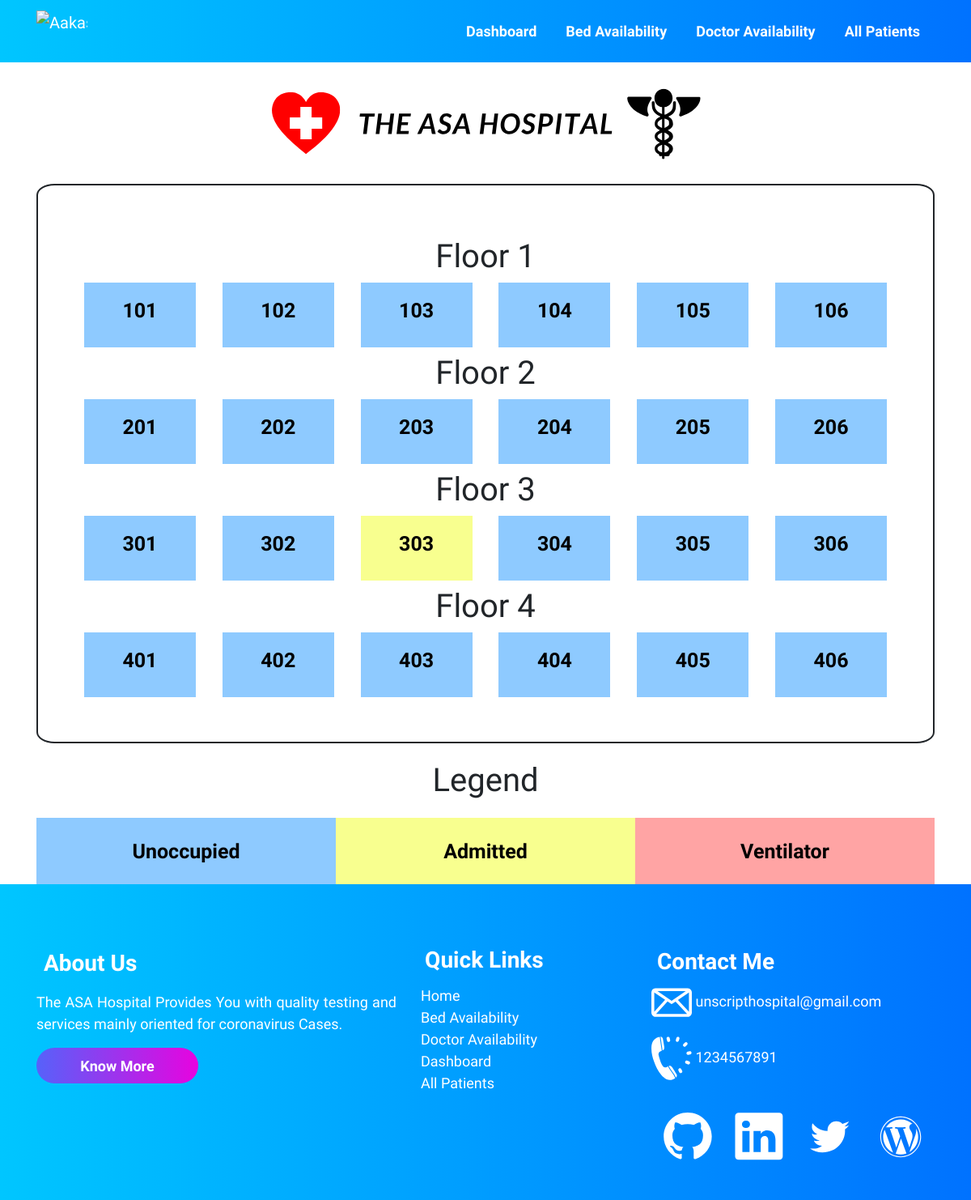
The page /bedavailability/ on the database its author committed.
### accounts/models.py (models this page shows, shortened)
class Room (models.Model):
    floor_no = models.IntegerField(default=0)
    room_no = models.CharField(default="", max_length=500)
    ventilator = models.BooleanField(default=False)
    occupied = models.BooleanField(default=False)

### accounts/views.py (the view)
# urls.py: path("bedavailability/", views.bedavailability, name='bedavailability'),
def bedavailability(request):
    all_rooms_objects = Room.objects.all().exclude(
        room_no="-----").order_by('room_no')
    max_rooms_on_floor = 6
    context = {
        'list': list,
        'all_rooms_objects': all_rooms_objects,
        'max_rooms_on_floor': max_rooms_on_floor,
    }
    return render(request, 'bedavailability.html', context)

### templates/bedavailability.html (shortened to what this page needs)
{% extends 'innerbase.html' %}
{% load static %}
{% block cssLinks %}
<link rel="stylesheet" href="{% static 'css/bed.css' %}">
{% endblock %}
{% block body %}
<div class="container my-6">
    <div class="banner">
        <img src="{% static 'svg/hospital banner.svg' %}" width="100%" height="150px" alt="">
    </div>
    <div class="border-outside">
        <div class="inner-container p-6">
            <div class="floor1 row">
                {% for room in all_rooms_objects %}
                {% if forloop.counter0|divisibleby:max_rooms_on_floor %}
            </div>
            <h1 class="text-center my-2">Floor {{room.floor_no}}</h1>
            <div class="floor1 row">
                {% endif %}
                <div class=" col-sm">
                    <a href="/bed-for-patient/{{room.pk}}" style="text-decoration: none;">
                        <div class="card-body     room  {% if room.occupied %}yellow{% endif %}
                                    {% if room.ventilator %}red{% endif %} ">
                            <h5 class="title-for-card">{{room.room_no}}</h5>
                        </div>
                    </a>
                </div>
                {% endfor %}
            </div>
        </div>
    </div>
</div>
<div class="container">
    <h1 class="text-center heading-legend">Legend</h1>
    <div class="container">
        <div class="row text-center">
            <div class="col-md-4 blue">
                Unoccupied
            </div>
            <div class="col-md-4 yellow">
                Admitted
            </div>
            <div class="col-md-4 red">
                Ventilator
            </div>
        </div>
    </div>
</div>
{% endblock %}

### static/css/base.css (style rules this page uses)
* { margin: 0; padding: 0; font-family: "Raleway", sans-serif; scroll-behavior: smooth; }
h5 { padding: 0% 0% 2% 0%; }

### static/css/bed.css (style rules this page uses)
.border-outside { padding: 5%; border-width: 2px; border-style: solid; border-radius: 2%; }
.room { padding: 2%; margin-left: 1%; margin-right: 1%; background-color: rgb(142, 202, 255); color: rgb(0, 0, 0); font-size: 25px; text-align: center; font-weight: 700; }
.heading-legend { margin: 2%; }
.blue { padding: 2%; background-color: rgb(142, 202, 255); color: rgb(0, 0, 0); font-size: 25px; text-align: center; font-weight: 700; }
.yellow { padding: 2%; background-color: #f8ff8f; color: rgb(0, 0, 0); font-size: 25px; text-align: center; font-weight: 700; }
.red { padding: 2%; background-color: #ffa4a4; color: rgb(0, 0, 0); font-size: 25px; text-align: center; font-weight: 700; }
.card-body { transition: all 0.1s ease-out; }
.title-for-card { color: rgb(0, 0, 0); font-size: 25px; text-align: center; font-weight: 700; }

### rows shown on the page
Room: floor_no "1", room_no "101"
Room: room_no "102"
Room: room_no "103"
Room: room_no "104"
Room: room_no "105"
Room: room_no "106"
Room: floor_no "2", room_no "201"
Room: room_no "202"
Room: room_no "203"
Room: room_no "204"
Room: room_no "205"
Room: room_no "206"
Room: floor_no "3", room_no "301"
Room: room_no "302"
Room: room_no "303"
Room: room_no "304"
Room: room_no "305"
Room: room_no "306"
Room: floor_no "4", room_no "401"
Room: room_no "402"
Room: room_no "403"
Room: room_no "404"
Room: room_no "405"
Room: room_no "406"
